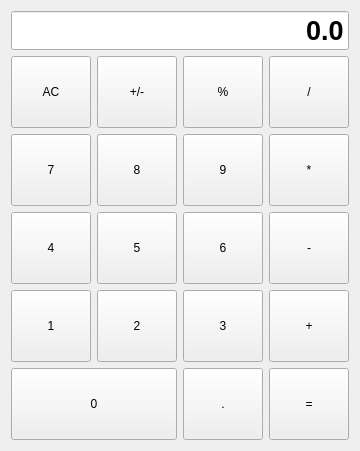
<?xml version="1.0" encoding="UTF-8"?>
<ui version="4.0">
 <class>Form</class>
 <widget class="QWidget" name="Form">
  <property name="geometry">
   <rect>
    <x>0</x>
    <y>0</y>
    <width>336</width>
    <height>451</height>
   </rect>
  </property>
  <property name="windowTitle">
   <string>Form</string>
  </property>
  <layout class="QGridLayout" name="gridLayout">
   <item row="3" column="3">
    <widget class="CaculatorBtn" name="pushButton_12">
     <property name="enabled">
      <bool>true</bool>
     </property>
     <property name="sizePolicy">
      <sizepolicy hsizetype="Minimum" vsizetype="Expanding">
       <horstretch>0</horstretch>
       <verstretch>0</verstretch>
      </sizepolicy>
     </property>
     <property name="text">
      <string>-</string>
     </property>
     <property name="checkable">
      <bool>true</bool>
     </property>
     <property name="autoExclusive">
      <bool>true</bool>
     </property>
     <property name="bg" stdset="0">
      <string>orange</string>
     </property>
     <property name="role" stdset="0">
      <string>operator</string>
     </property>
    </widget>
   </item>
   <item row="5" column="0" colspan="2">
    <widget class="CaculatorBtn" name="pushButton_19">
     <property name="enabled">
      <bool>true</bool>
     </property>
     <property name="sizePolicy">
      <sizepolicy hsizetype="Minimum" vsizetype="Expanding">
       <horstretch>0</horstretch>
       <verstretch>0</verstretch>
      </sizepolicy>
     </property>
     <property name="text">
      <string>0</string>
     </property>
     <property name="checkable">
      <bool>true</bool>
     </property>
     <property name="autoExclusive">
      <bool>true</bool>
     </property>
     <property name="bg" stdset="0">
      <string>gray</string>
     </property>
     <property name="role" stdset="0">
      <string>num</string>
     </property>
    </widget>
   </item>
   <item row="3" column="2">
    <widget class="CaculatorBtn" name="pushButton_10">
     <property name="enabled">
      <bool>true</bool>
     </property>
     <property name="sizePolicy">
      <sizepolicy hsizetype="Minimum" vsizetype="Expanding">
       <horstretch>0</horstretch>
       <verstretch>0</verstretch>
      </sizepolicy>
     </property>
     <property name="text">
      <string>6</string>
     </property>
     <property name="checkable">
      <bool>true</bool>
     </property>
     <property name="autoExclusive">
      <bool>true</bool>
     </property>
     <property name="bg" stdset="0">
      <string>gray</string>
     </property>
     <property name="role" stdset="0">
      <string>num</string>
     </property>
    </widget>
   </item>
   <item row="1" column="2">
    <widget class="CaculatorBtn" name="pushButton_4">
     <property name="enabled">
      <bool>true</bool>
     </property>
     <property name="sizePolicy">
      <sizepolicy hsizetype="Minimum" vsizetype="Expanding">
       <horstretch>0</horstretch>
       <verstretch>0</verstretch>
      </sizepolicy>
     </property>
     <property name="text">
      <string>%</string>
     </property>
     <property name="checkable">
      <bool>true</bool>
     </property>
     <property name="autoExclusive">
      <bool>true</bool>
     </property>
     <property name="bg" stdset="0">
      <string>lightgray</string>
     </property>
     <property name="role" stdset="0">
      <string>num</string>
     </property>
    </widget>
   </item>
   <item row="2" column="3">
    <widget class="CaculatorBtn" name="pushButton_8">
     <property name="enabled">
      <bool>true</bool>
     </property>
     <property name="sizePolicy">
      <sizepolicy hsizetype="Minimum" vsizetype="Expanding">
       <horstretch>0</horstretch>
       <verstretch>0</verstretch>
      </sizepolicy>
     </property>
     <property name="text">
      <string>*</string>
     </property>
     <property name="checkable">
      <bool>true</bool>
     </property>
     <property name="autoExclusive">
      <bool>true</bool>
     </property>
     <property name="bg" stdset="0">
      <string>orange</string>
     </property>
     <property name="role" stdset="0">
      <string>operator</string>
     </property>
    </widget>
   </item>
   <item row="3" column="1">
    <widget class="CaculatorBtn" name="pushButton_9">
     <property name="enabled">
      <bool>true</bool>
     </property>
     <property name="sizePolicy">
      <sizepolicy hsizetype="Minimum" vsizetype="Expanding">
       <horstretch>0</horstretch>
       <verstretch>0</verstretch>
      </sizepolicy>
     </property>
     <property name="text">
      <string>5</string>
     </property>
     <property name="checkable">
      <bool>true</bool>
     </property>
     <property name="autoExclusive">
      <bool>true</bool>
     </property>
     <property name="bg" stdset="0">
      <string>gray</string>
     </property>
     <property name="role" stdset="0">
      <string>num</string>
     </property>
    </widget>
   </item>
   <item row="3" column="0">
    <widget class="CaculatorBtn" name="pushButton_11">
     <property name="enabled">
      <bool>true</bool>
     </property>
     <property name="sizePolicy">
      <sizepolicy hsizetype="Minimum" vsizetype="Expanding">
       <horstretch>0</horstretch>
       <verstretch>0</verstretch>
      </sizepolicy>
     </property>
     <property name="text">
      <string>4</string>
     </property>
     <property name="checkable">
      <bool>true</bool>
     </property>
     <property name="autoExclusive">
      <bool>true</bool>
     </property>
     <property name="bg" stdset="0">
      <string>gray</string>
     </property>
     <property name="role" stdset="0">
      <string>num</string>
     </property>
    </widget>
   </item>
   <item row="5" column="3">
    <widget class="CaculatorBtn" name="pushButton_20">
     <property name="enabled">
      <bool>true</bool>
     </property>
     <property name="sizePolicy">
      <sizepolicy hsizetype="Minimum" vsizetype="Expanding">
       <horstretch>0</horstretch>
       <verstretch>0</verstretch>
      </sizepolicy>
     </property>
     <property name="text">
      <string>=</string>
     </property>
     <property name="checkable">
      <bool>true</bool>
     </property>
     <property name="autoExclusive">
      <bool>true</bool>
     </property>
     <property name="bg" stdset="0">
      <string>equal</string>
     </property>
     <property name="role" stdset="0">
      <string>calulate</string>
     </property>
    </widget>
   </item>
   <item row="2" column="0">
    <widget class="CaculatorBtn" name="pushButton_7">
     <property name="enabled">
      <bool>true</bool>
     </property>
     <property name="sizePolicy">
      <sizepolicy hsizetype="Minimum" vsizetype="Expanding">
       <horstretch>0</horstretch>
       <verstretch>0</verstretch>
      </sizepolicy>
     </property>
     <property name="text">
      <string>7</string>
     </property>
     <property name="checkable">
      <bool>true</bool>
     </property>
     <property name="autoExclusive">
      <bool>true</bool>
     </property>
     <property name="bg" stdset="0">
      <string>gray</string>
     </property>
     <property name="role" stdset="0">
      <string>num</string>
     </property>
    </widget>
   </item>
   <item row="1" column="3">
    <widget class="CaculatorBtn" name="pushButton_2">
     <property name="enabled">
      <bool>true</bool>
     </property>
     <property name="sizePolicy">
      <sizepolicy hsizetype="Minimum" vsizetype="Expanding">
       <horstretch>0</horstretch>
       <verstretch>0</verstretch>
      </sizepolicy>
     </property>
     <property name="text">
      <string>/</string>
     </property>
     <property name="checkable">
      <bool>true</bool>
     </property>
     <property name="autoExclusive">
      <bool>true</bool>
     </property>
     <property name="bg" stdset="0">
      <string>orange</string>
     </property>
     <property name="role" stdset="0">
      <string>operator</string>
     </property>
    </widget>
   </item>
   <item row="4" column="1">
    <widget class="CaculatorBtn" name="pushButton_13">
     <property name="enabled">
      <bool>true</bool>
     </property>
     <property name="sizePolicy">
      <sizepolicy hsizetype="Minimum" vsizetype="Expanding">
       <horstretch>0</horstretch>
       <verstretch>0</verstretch>
      </sizepolicy>
     </property>
     <property name="text">
      <string>2</string>
     </property>
     <property name="checkable">
      <bool>true</bool>
     </property>
     <property name="autoExclusive">
      <bool>true</bool>
     </property>
     <property name="bg" stdset="0">
      <string>gray</string>
     </property>
     <property name="role" stdset="0">
      <string>num</string>
     </property>
    </widget>
   </item>
   <item row="2" column="2">
    <widget class="CaculatorBtn" name="pushButton_6">
     <property name="enabled">
      <bool>true</bool>
     </property>
     <property name="sizePolicy">
      <sizepolicy hsizetype="Minimum" vsizetype="Expanding">
       <horstretch>0</horstretch>
       <verstretch>0</verstretch>
      </sizepolicy>
     </property>
     <property name="text">
      <string>9</string>
     </property>
     <property name="checkable">
      <bool>true</bool>
     </property>
     <property name="autoExclusive">
      <bool>true</bool>
     </property>
     <property name="bg" stdset="0">
      <string>gray</string>
     </property>
     <property name="role" stdset="0">
      <string>num</string>
     </property>
    </widget>
   </item>
   <item row="1" column="0">
    <widget class="CaculatorBtn" name="pushButton">
     <property name="enabled">
      <bool>true</bool>
     </property>
     <property name="sizePolicy">
      <sizepolicy hsizetype="Minimum" vsizetype="Expanding">
       <horstretch>0</horstretch>
       <verstretch>0</verstretch>
      </sizepolicy>
     </property>
     <property name="text">
      <string>AC</string>
     </property>
     <property name="checkable">
      <bool>true</bool>
     </property>
     <property name="autoExclusive">
      <bool>true</bool>
     </property>
     <property name="autoRepeatDelay">
      <number>295</number>
     </property>
     <property name="bg" stdset="0">
      <string>lightgray</string>
     </property>
     <property name="role" stdset="0">
      <string>clear</string>
     </property>
    </widget>
   </item>
   <item row="0" column="0" colspan="4">
    <widget class="QLineEdit" name="lineEdit">
     <property name="minimumSize">
      <size>
       <width>0</width>
       <height>35</height>
      </size>
     </property>
     <property name="font">
      <font>
       <pointsize>20</pointsize>
       <weight>75</weight>
       <bold>true</bold>
      </font>
     </property>
     <property name="text">
      <string>0.0</string>
     </property>
     <property name="alignment">
      <set>Qt::AlignRight|Qt::AlignTrailing|Qt::AlignVCenter</set>
     </property>
     <property name="readOnly">
      <bool>true</bool>
     </property>
    </widget>
   </item>
   <item row="2" column="1">
    <widget class="CaculatorBtn" name="pushButton_5">
     <property name="enabled">
      <bool>true</bool>
     </property>
     <property name="sizePolicy">
      <sizepolicy hsizetype="Minimum" vsizetype="Expanding">
       <horstretch>0</horstretch>
       <verstretch>0</verstretch>
      </sizepolicy>
     </property>
     <property name="text">
      <string>8</string>
     </property>
     <property name="checkable">
      <bool>true</bool>
     </property>
     <property name="autoExclusive">
      <bool>true</bool>
     </property>
     <property name="bg" stdset="0">
      <string>gray</string>
     </property>
     <property name="role" stdset="0">
      <string>num</string>
     </property>
    </widget>
   </item>
   <item row="4" column="2">
    <widget class="CaculatorBtn" name="pushButton_14">
     <property name="enabled">
      <bool>true</bool>
     </property>
     <property name="sizePolicy">
      <sizepolicy hsizetype="Minimum" vsizetype="Expanding">
       <horstretch>0</horstretch>
       <verstretch>0</verstretch>
      </sizepolicy>
     </property>
     <property name="text">
      <string>3</string>
     </property>
     <property name="checkable">
      <bool>true</bool>
     </property>
     <property name="autoExclusive">
      <bool>true</bool>
     </property>
     <property name="bg" stdset="0">
      <string>gray</string>
     </property>
     <property name="role" stdset="0">
      <string>num</string>
     </property>
    </widget>
   </item>
   <item row="1" column="1">
    <widget class="CaculatorBtn" name="pushButton_3">
     <property name="enabled">
      <bool>true</bool>
     </property>
     <property name="sizePolicy">
      <sizepolicy hsizetype="Minimum" vsizetype="Expanding">
       <horstretch>0</horstretch>
       <verstretch>0</verstretch>
      </sizepolicy>
     </property>
     <property name="text">
      <string>+/-</string>
     </property>
     <property name="checkable">
      <bool>true</bool>
     </property>
     <property name="autoExclusive">
      <bool>true</bool>
     </property>
     <property name="bg" stdset="0">
      <string>lightgray</string>
     </property>
     <property name="role" stdset="0">
      <string>num</string>
     </property>
    </widget>
   </item>
   <item row="5" column="2">
    <widget class="CaculatorBtn" name="pushButton_18">
     <property name="enabled">
      <bool>true</bool>
     </property>
     <property name="sizePolicy">
      <sizepolicy hsizetype="Minimum" vsizetype="Expanding">
       <horstretch>0</horstretch>
       <verstretch>0</verstretch>
      </sizepolicy>
     </property>
     <property name="text">
      <string>.</string>
     </property>
     <property name="checkable">
      <bool>true</bool>
     </property>
     <property name="autoExclusive">
      <bool>true</bool>
     </property>
     <property name="bg" stdset="0">
      <string>gray</string>
     </property>
     <property name="role" stdset="0">
      <string>num</string>
     </property>
    </widget>
   </item>
   <item row="4" column="3">
    <widget class="CaculatorBtn" name="pushButton_16">
     <property name="enabled">
      <bool>true</bool>
     </property>
     <property name="sizePolicy">
      <sizepolicy hsizetype="Minimum" vsizetype="Expanding">
       <horstretch>0</horstretch>
       <verstretch>0</verstretch>
      </sizepolicy>
     </property>
     <property name="text">
      <string>+</string>
     </property>
     <property name="checkable">
      <bool>true</bool>
     </property>
     <property name="autoExclusive">
      <bool>true</bool>
     </property>
     <property name="bg" stdset="0">
      <string>orange</string>
     </property>
     <property name="role" stdset="0">
      <string>operator</string>
     </property>
    </widget>
   </item>
   <item row="4" column="0">
    <widget class="CaculatorBtn" name="pushButton_15">
     <property name="enabled">
      <bool>true</bool>
     </property>
     <property name="sizePolicy">
      <sizepolicy hsizetype="Minimum" vsizetype="Expanding">
       <horstretch>0</horstretch>
       <verstretch>0</verstretch>
      </sizepolicy>
     </property>
     <property name="text">
      <string>1</string>
     </property>
     <property name="checkable">
      <bool>true</bool>
     </property>
     <property name="autoExclusive">
      <bool>true</bool>
     </property>
     <property name="bg" stdset="0">
      <string>gray</string>
     </property>
     <property name="role" stdset="0">
      <string>num</string>
     </property>
    </widget>
   </item>
  </layout>
 </widget>
 <customwidgets>
  <customwidget>
   <class>CaculatorBtn</class>
   <extends>QPushButton</extends>
   <header location="global">Caculator_Btn</header>
   <slots>
    <signal>key_pressed()</signal>
    <signal>signal2()</signal>
   </slots>
  </customwidget>
 </customwidgets>
 <resources/>
 <connections>
  <connection>
   <sender>pushButton</sender>
   <signal>key_pressed()</signal>
   <receiver>Form</receiver>
   <slot>get_key()</slot>
   <hints>
    <hint type="sourcelabel">
     <x>35</x>
     <y>90</y>
    </hint>
    <hint type="destinationlabel">
     <x>-53</x>
     <y>77</y>
    </hint>
   </hints>
  </connection>
  <connection>
   <sender>pushButton_3</sender>
   <signal>key_pressed()</signal>
   <receiver>Form</receiver>
   <slot>get_key()</slot>
   <hints>
    <hint type="sourcelabel">
     <x>120</x>
     <y>88</y>
    </hint>
    <hint type="destinationlabel">
     <x>-68</x>
     <y>99</y>
    </hint>
   </hints>
  </connection>
  <connection>
   <sender>pushButton_4</sender>
   <signal>key_pressed()</signal>
   <receiver>Form</receiver>
   <slot>get_key()</slot>
   <hints>
    <hint type="sourcelabel">
     <x>209</x>
     <y>90</y>
    </hint>
    <hint type="destinationlabel">
     <x>397</x>
     <y>95</y>
    </hint>
   </hints>
  </connection>
  <connection>
   <sender>pushButton_2</sender>
   <signal>key_pressed()</signal>
   <receiver>Form</receiver>
   <slot>get_key()</slot>
   <hints>
    <hint type="sourcelabel">
     <x>306</x>
     <y>61</y>
    </hint>
    <hint type="destinationlabel">
     <x>453</x>
     <y>66</y>
    </hint>
   </hints>
  </connection>
  <connection>
   <sender>pushButton_8</sender>
   <signal>key_pressed()</signal>
   <receiver>Form</receiver>
   <slot>get_key()</slot>
   <hints>
    <hint type="sourcelabel">
     <x>292</x>
     <y>163</y>
    </hint>
    <hint type="destinationlabel">
     <x>418</x>
     <y>174</y>
    </hint>
   </hints>
  </connection>
  <connection>
   <sender>pushButton_6</sender>
   <signal>key_pressed()</signal>
   <receiver>Form</receiver>
   <slot>get_key()</slot>
   <hints>
    <hint type="sourcelabel">
     <x>217</x>
     <y>167</y>
    </hint>
    <hint type="destinationlabel">
     <x>446</x>
     <y>200</y>
    </hint>
   </hints>
  </connection>
  <connection>
   <sender>pushButton_5</sender>
   <signal>key_pressed()</signal>
   <receiver>Form</receiver>
   <slot>get_key()</slot>
   <hints>
    <hint type="sourcelabel">
     <x>135</x>
     <y>160</y>
    </hint>
    <hint type="destinationlabel">
     <x>398</x>
     <y>161</y>
    </hint>
   </hints>
  </connection>
  <connection>
   <sender>pushButton_7</sender>
   <signal>key_pressed()</signal>
   <receiver>Form</receiver>
   <slot>get_key()</slot>
   <hints>
    <hint type="sourcelabel">
     <x>48</x>
     <y>170</y>
    </hint>
    <hint type="destinationlabel">
     <x>-69</x>
     <y>162</y>
    </hint>
   </hints>
  </connection>
  <connection>
   <sender>pushButton_11</sender>
   <signal>key_pressed()</signal>
   <receiver>Form</receiver>
   <slot>get_key()</slot>
   <hints>
    <hint type="sourcelabel">
     <x>41</x>
     <y>273</y>
    </hint>
    <hint type="destinationlabel">
     <x>-11</x>
     <y>256</y>
    </hint>
   </hints>
  </connection>
  <connection>
   <sender>pushButton_9</sender>
   <signal>key_pressed()</signal>
   <receiver>Form</receiver>
   <slot>get_key()</slot>
   <hints>
    <hint type="sourcelabel">
     <x>132</x>
     <y>237</y>
    </hint>
    <hint type="destinationlabel">
     <x>438</x>
     <y>234</y>
    </hint>
   </hints>
  </connection>
  <connection>
   <sender>pushButton_10</sender>
   <signal>key_pressed()</signal>
   <receiver>Form</receiver>
   <slot>get_key()</slot>
   <hints>
    <hint type="sourcelabel">
     <x>207</x>
     <y>266</y>
    </hint>
    <hint type="destinationlabel">
     <x>473</x>
     <y>268</y>
    </hint>
   </hints>
  </connection>
  <connection>
   <sender>pushButton_12</sender>
   <signal>key_pressed()</signal>
   <receiver>Form</receiver>
   <slot>get_key()</slot>
   <hints>
    <hint type="sourcelabel">
     <x>272</x>
     <y>249</y>
    </hint>
    <hint type="destinationlabel">
     <x>459</x>
     <y>252</y>
    </hint>
   </hints>
  </connection>
  <connection>
   <sender>pushButton_15</sender>
   <signal>key_pressed()</signal>
   <receiver>Form</receiver>
   <slot>get_key()</slot>
   <hints>
    <hint type="sourcelabel">
     <x>46</x>
     <y>325</y>
    </hint>
    <hint type="destinationlabel">
     <x>-42</x>
     <y>307</y>
    </hint>
   </hints>
  </connection>
  <connection>
   <sender>pushButton_13</sender>
   <signal>key_pressed()</signal>
   <receiver>Form</receiver>
   <slot>get_key()</slot>
   <hints>
    <hint type="sourcelabel">
     <x>136</x>
     <y>321</y>
    </hint>
    <hint type="destinationlabel">
     <x>408</x>
     <y>309</y>
    </hint>
   </hints>
  </connection>
  <connection>
   <sender>pushButton_14</sender>
   <signal>key_pressed()</signal>
   <receiver>Form</receiver>
   <slot>get_key()</slot>
   <hints>
    <hint type="sourcelabel">
     <x>219</x>
     <y>331</y>
    </hint>
    <hint type="destinationlabel">
     <x>393</x>
     <y>322</y>
    </hint>
   </hints>
  </connection>
  <connection>
   <sender>pushButton_16</sender>
   <signal>key_pressed()</signal>
   <receiver>Form</receiver>
   <slot>get_key()</slot>
   <hints>
    <hint type="sourcelabel">
     <x>289</x>
     <y>330</y>
    </hint>
    <hint type="destinationlabel">
     <x>478</x>
     <y>347</y>
    </hint>
   </hints>
  </connection>
  <connection>
   <sender>pushButton_20</sender>
   <signal>key_pressed()</signal>
   <receiver>Form</receiver>
   <slot>get_key()</slot>
   <hints>
    <hint type="sourcelabel">
     <x>316</x>
     <y>404</y>
    </hint>
    <hint type="destinationlabel">
     <x>429</x>
     <y>404</y>
    </hint>
   </hints>
  </connection>
  <connection>
   <sender>pushButton_18</sender>
   <signal>key_pressed()</signal>
   <receiver>Form</receiver>
   <slot>get_key()</slot>
   <hints>
    <hint type="sourcelabel">
     <x>213</x>
     <y>398</y>
    </hint>
    <hint type="destinationlabel">
     <x>408</x>
     <y>437</y>
    </hint>
   </hints>
  </connection>
  <connection>
   <sender>pushButton_19</sender>
   <signal>key_pressed()</signal>
   <receiver>Form</receiver>
   <slot>get_key()</slot>
   <hints>
    <hint type="sourcelabel">
     <x>109</x>
     <y>400</y>
    </hint>
    <hint type="destinationlabel">
     <x>-44</x>
     <y>389</y>
    </hint>
   </hints>
  </connection>
 </connections>
 <slots>
  <slot>get_key()</slot>
 </slots>
</ui>
